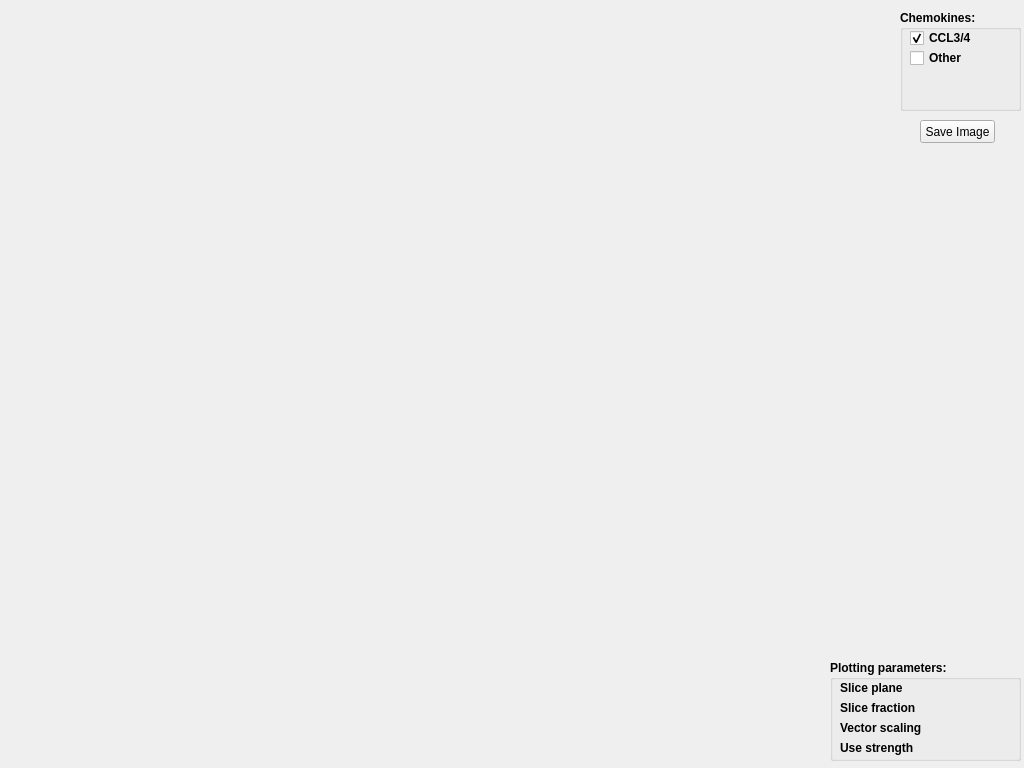
<?xml version="1.0" encoding="UTF-8"?>
<ui version="4.0">
 <class>SimpleView2D</class>
 <widget class="QMainWindow" name="SimpleView2D">
  <property name="geometry">
   <rect>
    <x>0</x>
    <y>0</y>
    <width>1024</width>
    <height>768</height>
   </rect>
  </property>
  <property name="windowTitle">
   <string>SimpleView</string>
  </property>
  <widget class="QWidget" name="centralwidget">
   <widget class="QVTKWidget" name="qvtkWidget_gradient" native="true">
    <property name="geometry">
     <rect>
      <x>7</x>
      <y>7</y>
      <width>768</width>
      <height>768</height>
     </rect>
    </property>
   </widget>
   <widget class="QGroupBox" name="groupBox_plot">
    <property name="geometry">
     <rect>
      <x>830</x>
      <y>660</y>
      <width>191</width>
      <height>101</height>
     </rect>
    </property>
    <property name="font">
     <font>
      <weight>75</weight>
      <bold>true</bold>
     </font>
    </property>
    <property name="title">
     <string>Plotting parameters:</string>
    </property>
    <widget class="QLabel" name="label_plane">
     <property name="geometry">
      <rect>
       <x>10</x>
       <y>20</y>
       <width>171</width>
       <height>16</height>
      </rect>
     </property>
     <property name="text">
      <string>Slice plane</string>
     </property>
    </widget>
    <widget class="QLabel" name="label_fraction">
     <property name="geometry">
      <rect>
       <x>10</x>
       <y>40</y>
       <width>171</width>
       <height>16</height>
      </rect>
     </property>
     <property name="text">
      <string>Slice fraction</string>
     </property>
    </widget>
    <widget class="QLabel" name="label_scaling">
     <property name="geometry">
      <rect>
       <x>10</x>
       <y>60</y>
       <width>171</width>
       <height>16</height>
      </rect>
     </property>
     <property name="text">
      <string>Vector scaling</string>
     </property>
    </widget>
    <widget class="QLabel" name="label_strength">
     <property name="geometry">
      <rect>
       <x>10</x>
       <y>80</y>
       <width>171</width>
       <height>16</height>
      </rect>
     </property>
     <property name="text">
      <string>Use strength</string>
     </property>
    </widget>
   </widget>
   <widget class="QGroupBox" name="groupBox_chemokine">
    <property name="geometry">
     <rect>
      <x>900</x>
      <y>10</y>
      <width>121</width>
      <height>101</height>
     </rect>
    </property>
    <property name="font">
     <font>
      <weight>75</weight>
      <bold>true</bold>
     </font>
    </property>
    <property name="title">
     <string>Chemokines:</string>
    </property>
    <widget class="QCheckBox" name="checkBox_CCL3">
     <property name="enabled">
      <bool>true</bool>
     </property>
     <property name="geometry">
      <rect>
       <x>10</x>
       <y>20</y>
       <width>80</width>
       <height>16</height>
      </rect>
     </property>
     <property name="font">
      <font>
       <weight>75</weight>
       <bold>true</bold>
      </font>
     </property>
     <property name="text">
      <string>CCL3/4</string>
     </property>
     <property name="checked">
      <bool>true</bool>
     </property>
    </widget>
    <widget class="QCheckBox" name="checkBox_other">
     <property name="enabled">
      <bool>true</bool>
     </property>
     <property name="geometry">
      <rect>
       <x>10</x>
       <y>40</y>
       <width>80</width>
       <height>16</height>
      </rect>
     </property>
     <property name="font">
      <font>
       <weight>75</weight>
       <bold>true</bold>
      </font>
     </property>
     <property name="text">
      <string>Other</string>
     </property>
     <property name="checked">
      <bool>false</bool>
     </property>
    </widget>
   </widget>
   <widget class="QPushButton" name="pushButton_saveImage">
    <property name="geometry">
     <rect>
      <x>920</x>
      <y>120</y>
      <width>75</width>
      <height>23</height>
     </rect>
    </property>
    <property name="text">
     <string>Save Image</string>
    </property>
   </widget>
  </widget>
  <action name="actionOpenFile">
   <property name="enabled">
    <bool>true</bool>
   </property>
   <property name="text">
    <string>Open File...</string>
   </property>
  </action>
  <action name="actionExit">
   <property name="text">
    <string>Exit</string>
   </property>
  </action>
  <action name="actionPrint">
   <property name="text">
    <string>Print</string>
   </property>
  </action>
  <action name="actionHelp">
   <property name="text">
    <string>Help</string>
   </property>
  </action>
  <action name="actionSave">
   <property name="text">
    <string>Save</string>
   </property>
  </action>
 </widget>
 <customwidgets>
  <customwidget>
   <class>QVTKWidget</class>
   <extends>QWidget</extends>
   <header>QVTKWidget.h</header>
   <slots>
    <slot>stateChanged_CheckBox_CCL21()</slot>
   </slots>
  </customwidget>
 </customwidgets>
 <resources/>
 <connections>
  <connection>
   <sender>pushButton_saveImage</sender>
   <signal>clicked()</signal>
   <receiver>SimpleView2D</receiver>
   <slot>saveImage()</slot>
   <hints>
    <hint type="sourcelabel">
     <x>935</x>
     <y>130</y>
    </hint>
    <hint type="destinationlabel">
     <x>362</x>
     <y>-3</y>
    </hint>
   </hints>
  </connection>
  <connection>
   <sender>checkBox_CCL3</sender>
   <signal>stateChanged(int)</signal>
   <receiver>SimpleView2D</receiver>
   <slot>stateChanged_CheckBox_CCL3()</slot>
   <hints>
    <hint type="sourcelabel">
     <x>941</x>
     <y>36</y>
    </hint>
    <hint type="destinationlabel">
     <x>823</x>
     <y>269</y>
    </hint>
   </hints>
  </connection>
  <connection>
   <sender>checkBox_other</sender>
   <signal>stateChanged(int)</signal>
   <receiver>SimpleView2D</receiver>
   <slot>stateChange_CheckBox_other()</slot>
   <hints>
    <hint type="sourcelabel">
     <x>957</x>
     <y>60</y>
    </hint>
    <hint type="destinationlabel">
     <x>800</x>
     <y>114</y>
    </hint>
   </hints>
  </connection>
 </connections>
 <slots>
  <slot>saveImage()</slot>
  <slot>stateChanged_CheckBox_CCL3()</slot>
  <slot>stateChange_CheckBox_other()</slot>
 </slots>
</ui>
